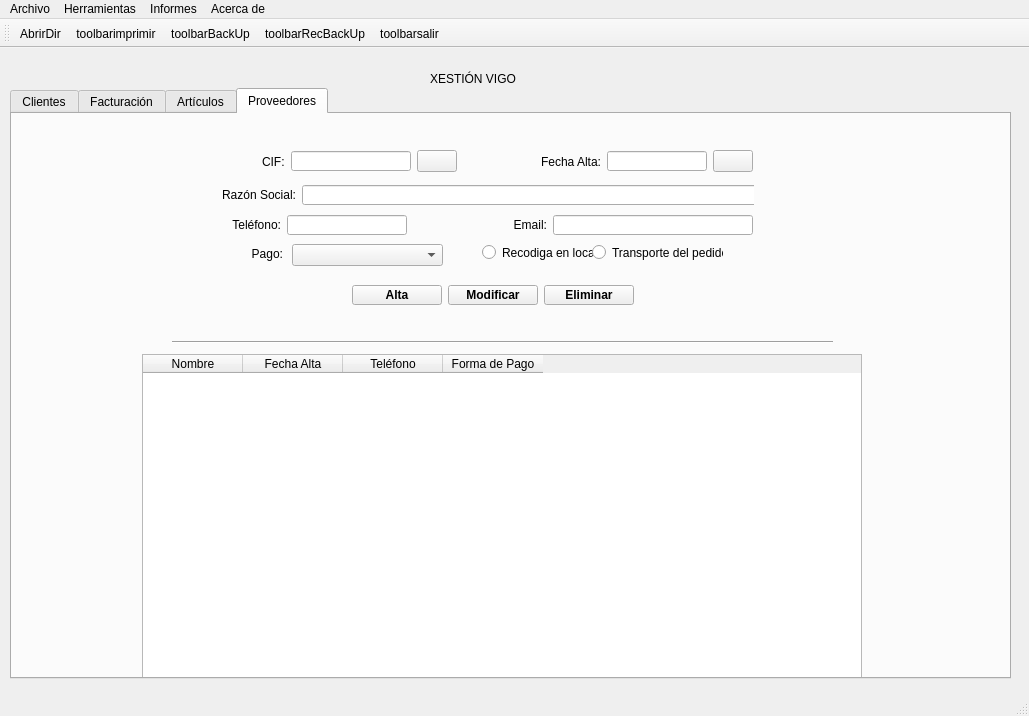
<?xml version="1.0" encoding="UTF-8"?>
<ui version="4.0">
 <class>MainWindow</class>
 <widget class="QMainWindow" name="MainWindow">
  <property name="geometry">
   <rect>
    <x>0</x>
    <y>0</y>
    <width>1029</width>
    <height>716</height>
   </rect>
  </property>
  <property name="windowTitle">
   <string>MainWindow</string>
  </property>
  <widget class="QWidget" name="centralwidget">
   <widget class="QTabWidget" name="tabWidget">
    <property name="geometry">
     <rect>
      <x>10</x>
      <y>40</y>
      <width>1001</width>
      <height>591</height>
     </rect>
    </property>
    <property name="currentIndex">
     <number>3</number>
    </property>
    <widget class="QWidget" name="tab">
     <attribute name="title">
      <string>Clientes</string>
     </attribute>
     <widget class="QGroupBox" name="groupBox">
      <property name="geometry">
       <rect>
        <x>80</x>
        <y>10</y>
        <width>831</width>
        <height>311</height>
       </rect>
      </property>
      <property name="layoutDirection">
       <enum>Qt::LeftToRight</enum>
      </property>
      <property name="styleSheet">
       <string notr="true">font: 75 12pt &quot;MS Shell Dlg 2&quot;;</string>
      </property>
      <property name="title">
       <string>Datos Personales</string>
      </property>
      <property name="alignment">
       <set>Qt::AlignCenter</set>
      </property>
      <widget class="QWidget" name="layoutWidget_2">
       <property name="geometry">
        <rect>
         <x>70</x>
         <y>120</y>
         <width>611</width>
         <height>31</height>
        </rect>
       </property>
       <layout class="QHBoxLayout" name="horizontalLayout_3">
        <property name="sizeConstraint">
         <enum>QLayout::SetMaximumSize</enum>
        </property>
        <item>
         <widget class="QLabel" name="lblDir">
          <property name="minimumSize">
           <size>
            <width>73</width>
            <height>0</height>
           </size>
          </property>
          <property name="styleSheet">
           <string notr="true">font: 12pt &quot;MS Shell Dlg 2&quot;;</string>
          </property>
          <property name="text">
           <string>Dirección:</string>
          </property>
         </widget>
        </item>
        <item>
         <widget class="QLineEdit" name="txtDir">
          <property name="sizePolicy">
           <sizepolicy hsizetype="Expanding" vsizetype="Fixed">
            <horstretch>0</horstretch>
            <verstretch>0</verstretch>
           </sizepolicy>
          </property>
         </widget>
        </item>
       </layout>
      </widget>
      <widget class="QWidget" name="layoutWidget_3">
       <property name="geometry">
        <rect>
         <x>70</x>
         <y>238</y>
         <width>587</width>
         <height>25</height>
        </rect>
       </property>
       <layout class="QHBoxLayout" name="horizontalLayout_2">
        <item>
         <widget class="QLabel" name="lblFormaDePago">
          <property name="styleSheet">
           <string notr="true">font: 12pt &quot;MS Shell Dlg 2&quot;;</string>
          </property>
          <property name="text">
           <string>Forma de Pago:</string>
          </property>
         </widget>
        </item>
        <item>
         <widget class="QCheckBox" name="chkEfectivo">
          <property name="text">
           <string>Efectivo</string>
          </property>
          <attribute name="buttonGroup">
           <string notr="true">chkGroupPago</string>
          </attribute>
         </widget>
        </item>
        <item>
         <widget class="QCheckBox" name="chkTarjeta">
          <property name="text">
           <string>Tarjeta</string>
          </property>
          <attribute name="buttonGroup">
           <string notr="true">chkGroupPago</string>
          </attribute>
         </widget>
        </item>
        <item>
         <widget class="QCheckBox" name="chkCargoCuenta">
          <property name="text">
           <string>Cargo en cuenta</string>
          </property>
          <attribute name="buttonGroup">
           <string notr="true">chkGroupPago</string>
          </attribute>
         </widget>
        </item>
        <item>
         <widget class="QCheckBox" name="chkTransfe">
          <property name="text">
           <string>Transferencia</string>
          </property>
          <attribute name="buttonGroup">
           <string notr="true">chkGroupPago</string>
          </attribute>
         </widget>
        </item>
       </layout>
      </widget>
      <widget class="QWidget" name="layoutWidget_4">
       <property name="geometry">
        <rect>
         <x>70</x>
         <y>200</y>
         <width>151</width>
         <height>25</height>
        </rect>
       </property>
       <layout class="QHBoxLayout" name="horizontalLayout">
        <item>
         <widget class="QRadioButton" name="rbtFem">
          <property name="styleSheet">
           <string notr="true">font: 12pt &quot;MS Shell Dlg 2&quot;;</string>
          </property>
          <property name="text">
           <string>Mujer</string>
          </property>
          <attribute name="buttonGroup">
           <string notr="true">rbtGroupSex</string>
          </attribute>
         </widget>
        </item>
        <item>
         <widget class="QRadioButton" name="rbtHom">
          <property name="styleSheet">
           <string notr="true">font: 12pt &quot;MS Shell Dlg 2&quot;;</string>
          </property>
          <property name="text">
           <string>Hombre</string>
          </property>
          <attribute name="buttonGroup">
           <string notr="true">rbtGroupSex</string>
          </attribute>
         </widget>
        </item>
       </layout>
      </widget>
      <widget class="QWidget" name="layoutWidget_6">
       <property name="geometry">
        <rect>
         <x>70</x>
         <y>40</y>
         <width>611</width>
         <height>37</height>
        </rect>
       </property>
       <layout class="QHBoxLayout" name="horizontalLayout_9">
        <property name="sizeConstraint">
         <enum>QLayout::SetMaximumSize</enum>
        </property>
        <item>
         <layout class="QHBoxLayout" name="horizontalLayout_5">
          <item>
           <widget class="QLabel" name="lblDNI">
            <property name="minimumSize">
             <size>
              <width>73</width>
              <height>0</height>
             </size>
            </property>
            <property name="styleSheet">
             <string notr="true">font: 12pt &quot;MS Shell Dlg 2&quot;;</string>
            </property>
            <property name="text">
             <string>DNI:</string>
            </property>
           </widget>
          </item>
          <item>
           <widget class="QLineEdit" name="txtDNI">
            <property name="minimumSize">
             <size>
              <width>133</width>
              <height>0</height>
             </size>
            </property>
            <property name="maximumSize">
             <size>
              <width>133</width>
              <height>16777215</height>
             </size>
            </property>
            <property name="maxLength">
             <number>32789</number>
            </property>
           </widget>
          </item>
          <item>
           <widget class="QLabel" name="lblValidoDni">
            <property name="sizePolicy">
             <sizepolicy hsizetype="Expanding" vsizetype="Preferred">
              <horstretch>0</horstretch>
              <verstretch>0</verstretch>
             </sizepolicy>
            </property>
            <property name="minimumSize">
             <size>
              <width>54</width>
              <height>23</height>
             </size>
            </property>
            <property name="text">
             <string/>
            </property>
           </widget>
          </item>
          <item>
           <widget class="QPushButton" name="btnBuscarCliente">
            <property name="text">
             <string/>
            </property>
            <property name="icon">
             <iconset>
              <normaloff>img/lupa.png</normaloff>img/lupa.png</iconset>
            </property>
            <property name="iconSize">
             <size>
              <width>25</width>
              <height>25</height>
             </size>
            </property>
           </widget>
          </item>
         </layout>
        </item>
        <item>
         <widget class="QPushButton" name="btnRefrescar">
          <property name="text">
           <string/>
          </property>
          <property name="icon">
           <iconset>
            <normaloff>img/refresh.png</normaloff>img/refresh.png</iconset>
          </property>
          <property name="iconSize">
           <size>
            <width>25</width>
            <height>25</height>
           </size>
          </property>
         </widget>
        </item>
        <item>
         <widget class="QLabel" name="lblAltaCli">
          <property name="styleSheet">
           <string notr="true">font: 75 12pt &quot;MS Shell Dlg 2&quot;;</string>
          </property>
          <property name="text">
           <string>Fecha de Alta:</string>
          </property>
         </widget>
        </item>
        <item>
         <widget class="QLineEdit" name="txtAltaCli">
          <property name="enabled">
           <bool>true</bool>
          </property>
         </widget>
        </item>
        <item>
         <widget class="QPushButton" name="btnCalendar">
          <property name="text">
           <string/>
          </property>
          <property name="icon">
           <iconset>
            <normaloff>img/calendar.png</normaloff>img/calendar.png</iconset>
          </property>
          <property name="iconSize">
           <size>
            <width>24</width>
            <height>24</height>
           </size>
          </property>
         </widget>
        </item>
       </layout>
      </widget>
      <widget class="QPushButton" name="btnGrabaCli">
       <property name="geometry">
        <rect>
         <x>280</x>
         <y>280</y>
         <width>83</width>
         <height>23</height>
        </rect>
       </property>
       <property name="text">
        <string>Guardar</string>
       </property>
      </widget>
      <widget class="QWidget" name="layoutWidget_7">
       <property name="geometry">
        <rect>
         <x>71</x>
         <y>80</y>
         <width>611</width>
         <height>33</height>
        </rect>
       </property>
       <layout class="QHBoxLayout" name="horizontalLayout_10">
        <property name="sizeConstraint">
         <enum>QLayout::SetMaximumSize</enum>
        </property>
        <item>
         <layout class="QHBoxLayout" name="horizontalLayout_4">
          <item>
           <widget class="QLabel" name="lblApel">
            <property name="styleSheet">
             <string notr="true">font: 12pt &quot;MS Shell Dlg 2&quot;;</string>
            </property>
            <property name="text">
             <string>Apellidos:</string>
            </property>
           </widget>
          </item>
          <item>
           <widget class="QLineEdit" name="txtApel"/>
          </item>
         </layout>
        </item>
        <item>
         <spacer name="horizontalSpacer_2">
          <property name="orientation">
           <enum>Qt::Horizontal</enum>
          </property>
          <property name="sizeType">
           <enum>QSizePolicy::Maximum</enum>
          </property>
          <property name="sizeHint" stdset="0">
           <size>
            <width>65</width>
            <height>0</height>
           </size>
          </property>
         </spacer>
        </item>
        <item>
         <widget class="QLabel" name="lblNome">
          <property name="styleSheet">
           <string notr="true">font: 12pt &quot;MS Shell Dlg 2&quot;;</string>
          </property>
          <property name="text">
           <string>Nombre:</string>
          </property>
         </widget>
        </item>
        <item>
         <widget class="QLineEdit" name="txtNome"/>
        </item>
       </layout>
      </widget>
      <widget class="QPushButton" name="btnModifCli">
       <property name="geometry">
        <rect>
         <x>370</x>
         <y>280</y>
         <width>83</width>
         <height>23</height>
        </rect>
       </property>
       <property name="text">
        <string>Modificar</string>
       </property>
      </widget>
      <widget class="QPushButton" name="btnBajaCli">
       <property name="geometry">
        <rect>
         <x>460</x>
         <y>280</y>
         <width>83</width>
         <height>23</height>
        </rect>
       </property>
       <property name="text">
        <string>Eliminar</string>
       </property>
      </widget>
      <widget class="QComboBox" name="cmbPro_2">
       <property name="geometry">
        <rect>
         <x>830</x>
         <y>90</y>
         <width>96</width>
         <height>25</height>
        </rect>
       </property>
      </widget>
      <widget class="QWidget" name="layoutWidget">
       <property name="geometry">
        <rect>
         <x>300</x>
         <y>160</y>
         <width>251</width>
         <height>27</height>
        </rect>
       </property>
       <layout class="QHBoxLayout" name="horizontalLayout_8">
        <item>
         <widget class="QLabel" name="lblMunicipio">
          <property name="maximumSize">
           <size>
            <width>100</width>
            <height>16777215</height>
           </size>
          </property>
          <property name="styleSheet">
           <string notr="true">font: 12pt &quot;MS Shell Dlg 2&quot;;</string>
          </property>
          <property name="text">
           <string>Municipio:</string>
          </property>
         </widget>
        </item>
        <item>
         <widget class="QComboBox" name="cmbMuni">
          <property name="sizePolicy">
           <sizepolicy hsizetype="Expanding" vsizetype="Fixed">
            <horstretch>0</horstretch>
            <verstretch>0</verstretch>
           </sizepolicy>
          </property>
         </widget>
        </item>
       </layout>
      </widget>
      <widget class="QWidget" name="layoutWidget_5">
       <property name="geometry">
        <rect>
         <x>70</x>
         <y>160</y>
         <width>201</width>
         <height>31</height>
        </rect>
       </property>
       <layout class="QHBoxLayout" name="horizontalLayout_11">
        <item>
         <widget class="QLabel" name="lblPro">
          <property name="styleSheet">
           <string notr="true">font: 12pt &quot;MS Shell Dlg 2&quot;;</string>
          </property>
          <property name="text">
           <string>Provincia:</string>
          </property>
         </widget>
        </item>
        <item>
         <widget class="QComboBox" name="cmbPro"/>
        </item>
       </layout>
      </widget>
      <widget class="QWidget" name="layoutWidget">
       <property name="geometry">
        <rect>
         <x>300</x>
         <y>200</y>
         <width>458</width>
         <height>29</height>
        </rect>
       </property>
       <layout class="QHBoxLayout" name="horizontalLayout_6">
        <property name="sizeConstraint">
         <enum>QLayout::SetMaximumSize</enum>
        </property>
        <item>
         <widget class="QLabel" name="lbl">
          <property name="text">
           <string>Forma de envío:</string>
          </property>
         </widget>
        </item>
        <item>
         <widget class="QSpinBox" name="spinEnvio">
          <property name="sizePolicy">
           <sizepolicy hsizetype="Minimum" vsizetype="Minimum">
            <horstretch>0</horstretch>
            <verstretch>0</verstretch>
           </sizepolicy>
          </property>
          <property name="maximum">
           <number>3</number>
          </property>
         </widget>
        </item>
        <item>
         <widget class="QLabel" name="lblEnvio">
          <property name="enabled">
           <bool>true</bool>
          </property>
          <property name="sizePolicy">
           <sizepolicy hsizetype="MinimumExpanding" vsizetype="Maximum">
            <horstretch>0</horstretch>
            <verstretch>0</verstretch>
           </sizepolicy>
          </property>
          <property name="minimumSize">
           <size>
            <width>200</width>
            <height>0</height>
           </size>
          </property>
          <property name="font">
           <font>
            <family>MS Shell Dlg 2</family>
            <pointsize>12</pointsize>
            <weight>9</weight>
            <italic>false</italic>
            <bold>false</bold>
           </font>
          </property>
          <property name="styleSheet">
           <string notr="true">color: rgb(255, 0, 0);</string>
          </property>
          <property name="text">
           <string>Recogida Cliente</string>
          </property>
          <property name="alignment">
           <set>Qt::AlignLeading|Qt::AlignLeft|Qt::AlignVCenter</set>
          </property>
         </widget>
        </item>
       </layout>
      </widget>
      <widget class="QPushButton" name="btnReportcli">
       <property name="geometry">
        <rect>
         <x>640</x>
         <y>270</y>
         <width>36</width>
         <height>36</height>
        </rect>
       </property>
       <property name="text">
        <string/>
       </property>
       <property name="icon">
        <iconset>
         <normaloff>img/imprimir.png</normaloff>img/imprimir.png</iconset>
       </property>
       <property name="iconSize">
        <size>
         <width>32</width>
         <height>32</height>
        </size>
       </property>
      </widget>
      <widget class="QPushButton" name="btnPdfcli">
       <property name="geometry">
        <rect>
         <x>600</x>
         <y>270</y>
         <width>36</width>
         <height>36</height>
        </rect>
       </property>
       <property name="text">
        <string/>
       </property>
       <property name="icon">
        <iconset>
         <normaloff>img/ojo.png</normaloff>img/ojo.png</iconset>
       </property>
       <property name="iconSize">
        <size>
         <width>32</width>
         <height>32</height>
        </size>
       </property>
      </widget>
     </widget>
     <widget class="QTableWidget" name="tabClientes">
      <property name="geometry">
       <rect>
        <x>120</x>
        <y>330</y>
        <width>761</width>
        <height>261</height>
       </rect>
      </property>
      <column>
       <property name="text">
        <string>DNI</string>
       </property>
      </column>
      <column>
       <property name="text">
        <string>Apellidos</string>
       </property>
      </column>
      <column>
       <property name="text">
        <string>Nombre</string>
       </property>
      </column>
      <column>
       <property name="text">
        <string>Fecha Alta</string>
       </property>
      </column>
      <column>
       <property name="text">
        <string>Formas de Pago</string>
       </property>
      </column>
     </widget>
     <widget class="QLabel" name="lblFecha">
      <property name="geometry">
       <rect>
        <x>30</x>
        <y>530</y>
        <width>47</width>
        <height>13</height>
       </rect>
      </property>
      <property name="text">
       <string>TextLabel</string>
      </property>
      <property name="alignment">
       <set>Qt::AlignCenter</set>
      </property>
     </widget>
    </widget>
    <widget class="QWidget" name="tab_2">
     <attribute name="title">
      <string>Facturación</string>
     </attribute>
     <widget class="QLabel" name="lblDni">
      <property name="geometry">
       <rect>
        <x>90</x>
        <y>40</y>
        <width>47</width>
        <height>13</height>
       </rect>
      </property>
      <property name="text">
       <string>DNI:</string>
      </property>
     </widget>
     <widget class="QLabel" name="lblCliente">
      <property name="geometry">
       <rect>
        <x>90</x>
        <y>80</y>
        <width>47</width>
        <height>13</height>
       </rect>
      </property>
      <property name="text">
       <string>CLIENTE:</string>
      </property>
     </widget>
     <widget class="QLineEdit" name="txtDni">
      <property name="geometry">
       <rect>
        <x>150</x>
        <y>40</y>
        <width>113</width>
        <height>20</height>
       </rect>
      </property>
     </widget>
     <widget class="QLineEdit" name="txtCliente">
      <property name="enabled">
       <bool>false</bool>
      </property>
      <property name="geometry">
       <rect>
        <x>150</x>
        <y>80</y>
        <width>113</width>
        <height>20</height>
       </rect>
      </property>
     </widget>
     <widget class="QLabel" name="lblFechaFactura">
      <property name="geometry">
       <rect>
        <x>590</x>
        <y>40</y>
        <width>101</width>
        <height>16</height>
       </rect>
      </property>
      <property name="text">
       <string>FECHA FACTURA:</string>
      </property>
     </widget>
     <widget class="QLineEdit" name="txtFechaFactura">
      <property name="geometry">
       <rect>
        <x>700</x>
        <y>40</y>
        <width>113</width>
        <height>20</height>
       </rect>
      </property>
     </widget>
     <widget class="QPushButton" name="btnCalendar_2">
      <property name="geometry">
       <rect>
        <x>830</x>
        <y>40</y>
        <width>36</width>
        <height>32</height>
       </rect>
      </property>
      <property name="text">
       <string/>
      </property>
      <property name="icon">
       <iconset>
        <normaloff>img/calendar.png</normaloff>img/calendar.png</iconset>
      </property>
      <property name="iconSize">
       <size>
        <width>24</width>
        <height>24</height>
       </size>
      </property>
     </widget>
     <widget class="QPushButton" name="btnFacturar">
      <property name="geometry">
       <rect>
        <x>590</x>
        <y>80</y>
        <width>75</width>
        <height>23</height>
       </rect>
      </property>
      <property name="text">
       <string>Facturar</string>
      </property>
     </widget>
     <widget class="QPushButton" name="btnBuscarCliFac">
      <property name="geometry">
       <rect>
        <x>280</x>
        <y>30</y>
        <width>37</width>
        <height>33</height>
       </rect>
      </property>
      <property name="text">
       <string/>
      </property>
      <property name="icon">
       <iconset>
        <normaloff>img/lupa.png</normaloff>img/lupa.png</iconset>
      </property>
      <property name="iconSize">
       <size>
        <width>25</width>
        <height>25</height>
       </size>
      </property>
     </widget>
     <widget class="QTableWidget" name="tabFacturas">
      <property name="geometry">
       <rect>
        <x>20</x>
        <y>190</y>
        <width>261</width>
        <height>361</height>
       </rect>
      </property>
      <property name="selectionBehavior">
       <enum>QAbstractItemView::SelectRows</enum>
      </property>
      <column>
       <property name="text">
        <string>Num. Factura</string>
       </property>
      </column>
      <column>
       <property name="text">
        <string>Fecha</string>
       </property>
      </column>
     </widget>
     <widget class="QLabel" name="lblDni_2">
      <property name="geometry">
       <rect>
        <x>350</x>
        <y>40</y>
        <width>81</width>
        <height>20</height>
       </rect>
      </property>
      <property name="text">
       <string>Número Factura</string>
      </property>
     </widget>
     <widget class="QLineEdit" name="lblNumFac">
      <property name="enabled">
       <bool>false</bool>
      </property>
      <property name="geometry">
       <rect>
        <x>430</x>
        <y>40</y>
        <width>113</width>
        <height>20</height>
       </rect>
      </property>
     </widget>
     <widget class="QTableWidget" name="tabVentas">
      <property name="geometry">
       <rect>
        <x>340</x>
        <y>190</y>
        <width>531</width>
        <height>361</height>
       </rect>
      </property>
      <property name="selectionBehavior">
       <enum>QAbstractItemView::SelectRows</enum>
      </property>
      <column>
       <property name="text">
        <string>codventa</string>
       </property>
      </column>
      <column>
       <property name="text">
        <string>producto</string>
       </property>
      </column>
      <column>
       <property name="text">
        <string>precio</string>
       </property>
      </column>
      <column>
       <property name="text">
        <string>cantidad</string>
       </property>
      </column>
      <column>
       <property name="text">
        <string>total_venta</string>
       </property>
      </column>
     </widget>
     <widget class="QComboBox" name="cmbProducto">
      <property name="geometry">
       <rect>
        <x>460</x>
        <y>230</y>
        <width>69</width>
        <height>22</height>
       </rect>
      </property>
     </widget>
    </widget>
    <widget class="QWidget" name="tab_3">
     <attribute name="title">
      <string>Artículos</string>
     </attribute>
     <widget class="QGroupBox" name="groupBox_2">
      <property name="geometry">
       <rect>
        <x>80</x>
        <y>20</y>
        <width>831</width>
        <height>241</height>
       </rect>
      </property>
      <property name="layoutDirection">
       <enum>Qt::LeftToRight</enum>
      </property>
      <property name="styleSheet">
       <string notr="true">font: 75 12pt &quot;MS Shell Dlg 2&quot;;</string>
      </property>
      <property name="title">
       <string>Añadir Articulos</string>
      </property>
      <property name="alignment">
       <set>Qt::AlignCenter</set>
      </property>
      <widget class="QPushButton" name="btnGrabaArticulo">
       <property name="geometry">
        <rect>
         <x>290</x>
         <y>180</y>
         <width>83</width>
         <height>23</height>
        </rect>
       </property>
       <property name="text">
        <string>Guardar</string>
       </property>
      </widget>
      <widget class="QPushButton" name="btnModifArticulo">
       <property name="geometry">
        <rect>
         <x>380</x>
         <y>180</y>
         <width>83</width>
         <height>23</height>
        </rect>
       </property>
       <property name="text">
        <string>Modificar</string>
       </property>
      </widget>
      <widget class="QPushButton" name="btnBajaArticulo">
       <property name="geometry">
        <rect>
         <x>470</x>
         <y>180</y>
         <width>83</width>
         <height>23</height>
        </rect>
       </property>
       <property name="text">
        <string>Eliminar</string>
       </property>
      </widget>
      <widget class="QLabel" name="lblNomeArticulo">
       <property name="geometry">
        <rect>
         <x>280</x>
         <y>80</y>
         <width>63</width>
         <height>31</height>
        </rect>
       </property>
       <property name="styleSheet">
        <string notr="true">font: 12pt &quot;MS Shell Dlg 2&quot;;</string>
       </property>
       <property name="text">
        <string>Nombre:</string>
       </property>
      </widget>
      <widget class="QLineEdit" name="txtNomeArticulo">
       <property name="geometry">
        <rect>
         <x>360</x>
         <y>80</y>
         <width>161</width>
         <height>25</height>
        </rect>
       </property>
      </widget>
      <widget class="QPushButton" name="btnRefrescarArticulo">
       <property name="geometry">
        <rect>
         <x>550</x>
         <y>90</y>
         <width>37</width>
         <height>33</height>
        </rect>
       </property>
       <property name="text">
        <string/>
       </property>
       <property name="icon">
        <iconset>
         <normaloff>img/refresh.png</normaloff>img/refresh.png</iconset>
       </property>
       <property name="iconSize">
        <size>
         <width>25</width>
         <height>25</height>
        </size>
       </property>
      </widget>
      <widget class="QLineEdit" name="txtPrecioArticulo">
       <property name="geometry">
        <rect>
         <x>400</x>
         <y>120</y>
         <width>121</width>
         <height>25</height>
        </rect>
       </property>
      </widget>
      <widget class="QLabel" name="lblPrecioArticulo">
       <property name="geometry">
        <rect>
         <x>280</x>
         <y>120</y>
         <width>111</width>
         <height>29</height>
        </rect>
       </property>
       <property name="styleSheet">
        <string notr="true">font: 12pt &quot;MS Shell Dlg 2&quot;;</string>
       </property>
       <property name="text">
        <string>Precio Unidad:</string>
       </property>
      </widget>
      <widget class="QLineEdit" name="txtIdArticulo">
       <property name="enabled">
        <bool>false</bool>
       </property>
       <property name="geometry">
        <rect>
         <x>360</x>
         <y>40</y>
         <width>161</width>
         <height>25</height>
        </rect>
       </property>
      </widget>
      <widget class="QLabel" name="lblIdArticulo">
       <property name="enabled">
        <bool>false</bool>
       </property>
       <property name="geometry">
        <rect>
         <x>280</x>
         <y>40</y>
         <width>63</width>
         <height>31</height>
        </rect>
       </property>
       <property name="styleSheet">
        <string notr="true">font: 12pt &quot;MS Shell Dlg 2&quot;;</string>
       </property>
       <property name="text">
        <string>Id:</string>
       </property>
      </widget>
      <widget class="QPushButton" name="btnBuscaArticulo">
       <property name="geometry">
        <rect>
         <x>380</x>
         <y>210</y>
         <width>83</width>
         <height>23</height>
        </rect>
       </property>
       <property name="text">
        <string>Buscar</string>
       </property>
      </widget>
     </widget>
     <widget class="QTableWidget" name="tabArticulos">
      <property name="geometry">
       <rect>
        <x>110</x>
        <y>290</y>
        <width>761</width>
        <height>271</height>
       </rect>
      </property>
      <column>
       <property name="text">
        <string>Id</string>
       </property>
      </column>
      <column>
       <property name="text">
        <string>Nombre</string>
       </property>
      </column>
      <column>
       <property name="text">
        <string>PrecioUnidad</string>
       </property>
      </column>
     </widget>
    </widget>
    <widget class="QWidget" name="tab_4">
     <attribute name="title">
      <string>Proveedores</string>
     </attribute>
     <widget class="Line" name="line">
      <property name="geometry">
       <rect>
        <x>160</x>
        <y>220</y>
        <width>661</width>
        <height>16</height>
       </rect>
      </property>
      <property name="orientation">
       <enum>Qt::Horizontal</enum>
      </property>
     </widget>
     <widget class="QTableWidget" name="tabProveedores">
      <property name="geometry">
       <rect>
        <x>130</x>
        <y>240</y>
        <width>720</width>
        <height>350</height>
       </rect>
      </property>
      <property name="minimumSize">
       <size>
        <width>720</width>
        <height>350</height>
       </size>
      </property>
      <property name="maximumSize">
       <size>
        <width>720</width>
        <height>350</height>
       </size>
      </property>
      <column>
       <property name="text">
        <string>Nombre</string>
       </property>
      </column>
      <column>
       <property name="text">
        <string>Fecha Alta</string>
       </property>
      </column>
      <column>
       <property name="text">
        <string>Teléfono</string>
       </property>
      </column>
      <column>
       <property name="text">
        <string>Forma de Pago</string>
       </property>
      </column>
     </widget>
     <widget class="QWidget" name="layoutWidget">
      <property name="geometry">
       <rect>
        <x>250</x>
        <y>30</y>
        <width>491</width>
        <height>35</height>
       </rect>
      </property>
      <layout class="QHBoxLayout" name="horizontalLayout_7">
       <item>
        <widget class="QLabel" name="label">
         <property name="text">
          <string>CIF:</string>
         </property>
        </widget>
       </item>
       <item>
        <widget class="QLineEdit" name="txtCif">
         <property name="minimumSize">
          <size>
           <width>120</width>
           <height>20</height>
          </size>
         </property>
         <property name="maximumSize">
          <size>
           <width>120</width>
           <height>20</height>
          </size>
         </property>
        </widget>
       </item>
       <item>
        <widget class="QPushButton" name="btnRefrescarProv">
         <property name="text">
          <string/>
         </property>
         <property name="icon">
          <iconset>
           <normaloff>img/refresh.png</normaloff>img/refresh.png</iconset>
         </property>
         <property name="iconSize">
          <size>
           <width>25</width>
           <height>25</height>
          </size>
         </property>
        </widget>
       </item>
       <item>
        <spacer name="horizontalSpacer">
         <property name="orientation">
          <enum>Qt::Horizontal</enum>
         </property>
         <property name="sizeHint" stdset="0">
          <size>
           <width>40</width>
           <height>20</height>
          </size>
         </property>
        </spacer>
       </item>
       <item>
        <widget class="QLabel" name="label_3">
         <property name="text">
          <string>Fecha Alta:</string>
         </property>
         <property name="alignment">
          <set>Qt::AlignRight|Qt::AlignTrailing|Qt::AlignVCenter</set>
         </property>
        </widget>
       </item>
       <item>
        <widget class="QLineEdit" name="txtFechaprov">
         <property name="minimumSize">
          <size>
           <width>100</width>
           <height>20</height>
          </size>
         </property>
         <property name="maximumSize">
          <size>
           <width>100</width>
           <height>20</height>
          </size>
         </property>
        </widget>
       </item>
       <item>
        <widget class="QPushButton" name="btnCalendarpro">
         <property name="text">
          <string/>
         </property>
         <property name="icon">
          <iconset>
           <normaloff>img/calendar.png</normaloff>img/calendar.png</iconset>
         </property>
         <property name="iconSize">
          <size>
           <width>24</width>
           <height>24</height>
          </size>
         </property>
         <property name="shortcut">
          <string/>
         </property>
         <property name="checkable">
          <bool>false</bool>
         </property>
         <property name="autoRepeat">
          <bool>false</bool>
         </property>
         <property name="autoExclusive">
          <bool>false</bool>
         </property>
         <property name="autoDefault">
          <bool>false</bool>
         </property>
         <property name="default">
          <bool>false</bool>
         </property>
         <property name="flat">
          <bool>false</bool>
         </property>
        </widget>
       </item>
      </layout>
     </widget>
     <widget class="QWidget" name="layoutWidget">
      <property name="geometry">
       <rect>
        <x>210</x>
        <y>70</y>
        <width>532</width>
        <height>22</height>
       </rect>
      </property>
      <layout class="QHBoxLayout" name="horizontalLayout_12">
       <item>
        <widget class="QLabel" name="label_2">
         <property name="text">
          <string>Razón Social:</string>
         </property>
        </widget>
       </item>
       <item>
        <widget class="QLineEdit" name="txtNomprov">
         <property name="minimumSize">
          <size>
           <width>460</width>
           <height>20</height>
          </size>
         </property>
         <property name="maximumSize">
          <size>
           <width>460</width>
           <height>20</height>
          </size>
         </property>
        </widget>
       </item>
      </layout>
     </widget>
     <widget class="QWidget" name="layoutWidget">
      <property name="geometry">
       <rect>
        <x>220</x>
        <y>100</y>
        <width>521</width>
        <height>22</height>
       </rect>
      </property>
      <layout class="QHBoxLayout" name="horizontalLayout_13">
       <item>
        <widget class="QLabel" name="label_4">
         <property name="text">
          <string>Teléfono:</string>
         </property>
         <property name="alignment">
          <set>Qt::AlignRight|Qt::AlignTrailing|Qt::AlignVCenter</set>
         </property>
        </widget>
       </item>
       <item>
        <widget class="QLineEdit" name="txtTelefono">
         <property name="minimumSize">
          <size>
           <width>120</width>
           <height>20</height>
          </size>
         </property>
         <property name="maximumSize">
          <size>
           <width>120</width>
           <height>20</height>
          </size>
         </property>
        </widget>
       </item>
       <item>
        <spacer name="horizontalSpacer_3">
         <property name="orientation">
          <enum>Qt::Horizontal</enum>
         </property>
         <property name="sizeHint" stdset="0">
          <size>
           <width>40</width>
           <height>20</height>
          </size>
         </property>
        </spacer>
       </item>
       <item>
        <widget class="QLabel" name="label_5">
         <property name="text">
          <string>Email:</string>
         </property>
         <property name="alignment">
          <set>Qt::AlignRight|Qt::AlignTrailing|Qt::AlignVCenter</set>
         </property>
        </widget>
       </item>
       <item>
        <widget class="QLineEdit" name="txtEmail">
         <property name="minimumSize">
          <size>
           <width>200</width>
           <height>20</height>
          </size>
         </property>
         <property name="maximumSize">
          <size>
           <width>200</width>
           <height>20</height>
          </size>
         </property>
        </widget>
       </item>
      </layout>
     </widget>
     <widget class="QWidget" name="layoutWidget">
      <property name="geometry">
       <rect>
        <x>340</x>
        <y>170</y>
        <width>284</width>
        <height>22</height>
       </rect>
      </property>
      <layout class="QHBoxLayout" name="horizontalLayout_14">
       <item>
        <widget class="QPushButton" name="btnAltaprov">
         <property name="minimumSize">
          <size>
           <width>90</width>
           <height>20</height>
          </size>
         </property>
         <property name="maximumSize">
          <size>
           <width>90</width>
           <height>20</height>
          </size>
         </property>
         <property name="font">
          <font>
           <pointsize>9</pointsize>
           <weight>75</weight>
           <bold>true</bold>
          </font>
         </property>
         <property name="text">
          <string>Alta</string>
         </property>
        </widget>
       </item>
       <item>
        <widget class="QPushButton" name="btnModifprov">
         <property name="minimumSize">
          <size>
           <width>90</width>
           <height>20</height>
          </size>
         </property>
         <property name="maximumSize">
          <size>
           <width>90</width>
           <height>20</height>
          </size>
         </property>
         <property name="font">
          <font>
           <pointsize>9</pointsize>
           <weight>75</weight>
           <bold>true</bold>
          </font>
         </property>
         <property name="text">
          <string>Modificar</string>
         </property>
        </widget>
       </item>
       <item>
        <widget class="QPushButton" name="btnBajaprov">
         <property name="minimumSize">
          <size>
           <width>90</width>
           <height>20</height>
          </size>
         </property>
         <property name="maximumSize">
          <size>
           <width>90</width>
           <height>20</height>
          </size>
         </property>
         <property name="font">
          <font>
           <pointsize>9</pointsize>
           <weight>75</weight>
           <bold>true</bold>
          </font>
         </property>
         <property name="text">
          <string>Eliminar</string>
         </property>
        </widget>
       </item>
      </layout>
     </widget>
     <widget class="QComboBox" name="cmbPago">
      <property name="geometry">
       <rect>
        <x>280</x>
        <y>130</y>
        <width>151</width>
        <height>22</height>
       </rect>
      </property>
     </widget>
     <widget class="QLabel" name="label_6">
      <property name="geometry">
       <rect>
        <x>240</x>
        <y>130</y>
        <width>31</width>
        <height>20</height>
       </rect>
      </property>
      <property name="text">
       <string>Pago:</string>
      </property>
      <property name="alignment">
       <set>Qt::AlignRight|Qt::AlignTrailing|Qt::AlignVCenter</set>
      </property>
     </widget>
     <widget class="QRadioButton" name="rbtRecogidaLocal">
      <property name="geometry">
       <rect>
        <x>470</x>
        <y>130</y>
        <width>111</width>
        <height>17</height>
       </rect>
      </property>
      <property name="text">
       <string>Recodiga en local</string>
      </property>
     </widget>
     <widget class="QRadioButton" name="rbtTransportePedido">
      <property name="geometry">
       <rect>
        <x>580</x>
        <y>130</y>
        <width>131</width>
        <height>17</height>
       </rect>
      </property>
      <property name="text">
       <string>Transporte del pedido</string>
      </property>
     </widget>
    </widget>
   </widget>
   <widget class="QLabel" name="lblClientes">
    <property name="geometry">
     <rect>
      <x>430</x>
      <y>10</y>
      <width>191</width>
      <height>41</height>
     </rect>
    </property>
    <property name="styleSheet">
     <string notr="true">font: 75 italic 18pt &quot;Noto Sans&quot;;</string>
    </property>
    <property name="text">
     <string>XESTIÓN VIGO</string>
    </property>
   </widget>
  </widget>
  <widget class="QMenuBar" name="menubar">
   <property name="geometry">
    <rect>
     <x>0</x>
     <y>0</y>
     <width>1029</width>
     <height>21</height>
    </rect>
   </property>
   <widget class="QMenu" name="menuArchivo">
    <property name="title">
     <string>Archivo</string>
    </property>
    <addaction name="actionAbrir"/>
    <addaction name="actionImportar_Datos"/>
    <addaction name="actionExportar_Datos"/>
    <addaction name="separator"/>
    <addaction name="actionImprimir"/>
    <addaction name="separator"/>
    <addaction name="actionSalir"/>
   </widget>
   <widget class="QMenu" name="menuHerramientas">
    <property name="title">
     <string>Herramientas</string>
    </property>
    <addaction name="actionCrear_Backup"/>
    <addaction name="actionRecuperar_Backup"/>
   </widget>
   <widget class="QMenu" name="menuInformes">
    <property name="title">
     <string>Informes</string>
    </property>
    <addaction name="actionListado_Clientes"/>
    <addaction name="actionListado_Proveedores"/>
   </widget>
   <widget class="QMenu" name="menuAcerca_de">
    <property name="title">
     <string>Acerca de</string>
    </property>
   </widget>
   <addaction name="menuArchivo"/>
   <addaction name="menuHerramientas"/>
   <addaction name="menuInformes"/>
   <addaction name="menuAcerca_de"/>
  </widget>
  <widget class="QStatusBar" name="statusbar"/>
  <widget class="QToolBar" name="toolBar">
   <property name="windowTitle">
    <string>toolBar</string>
   </property>
   <property name="iconSize">
    <size>
     <width>32</width>
     <height>32</height>
    </size>
   </property>
   <attribute name="toolBarArea">
    <enum>TopToolBarArea</enum>
   </attribute>
   <attribute name="toolBarBreak">
    <bool>false</bool>
   </attribute>
   <addaction name="toolbarAbrirDir"/>
   <addaction name="actiontoolbarimprimir"/>
   <addaction name="toolbarBackUp"/>
   <addaction name="toolbarRecBackUp"/>
   <addaction name="actiontoolbarsalir"/>
  </widget>
  <action name="actionSalir">
   <property name="text">
    <string>Salir</string>
   </property>
   <property name="shortcut">
    <string>Alt+S</string>
   </property>
  </action>
  <action name="actionAbrir">
   <property name="text">
    <string>Abrir</string>
   </property>
  </action>
  <action name="actionCrear_Backup">
   <property name="text">
    <string>Crear Backup</string>
   </property>
  </action>
  <action name="actionRecuperar_Backup">
   <property name="text">
    <string>Recuperar Backup</string>
   </property>
  </action>
  <action name="actionImportar_Datos">
   <property name="text">
    <string>Importar Datos</string>
   </property>
  </action>
  <action name="actionExportar_Datos">
   <property name="text">
    <string>Exportar Datos</string>
   </property>
  </action>
  <action name="actionImprimir">
   <property name="text">
    <string>Imprimir</string>
   </property>
  </action>
  <action name="actiontoolbarsalir">
   <property name="icon">
    <iconset>
     <normaloff>img/iconsalir.png</normaloff>img/iconsalir.png</iconset>
   </property>
   <property name="text">
    <string>toolbarsalir</string>
   </property>
  </action>
  <action name="toolbarAbrirDir">
   <property name="icon">
    <iconset>
     <normaloff>img/files.png</normaloff>img/files.png</iconset>
   </property>
   <property name="text">
    <string>AbrirDir</string>
   </property>
  </action>
  <action name="toolbarBackUp">
   <property name="icon">
    <iconset>
     <normaloff>img/backup.png</normaloff>img/backup.png</iconset>
   </property>
   <property name="text">
    <string>toolbarBackUp</string>
   </property>
  </action>
  <action name="actionImportar_Datos_2">
   <property name="text">
    <string>Importar Datos</string>
   </property>
  </action>
  <action name="actiontoolbarimprimir">
   <property name="icon">
    <iconset>
     <normaloff>img/imprimir.png</normaloff>img/imprimir.png</iconset>
   </property>
   <property name="text">
    <string>toolbarimprimir</string>
   </property>
  </action>
  <action name="toolbarRecBackUp">
   <property name="icon">
    <iconset>
     <normaloff>img/recBackup.png</normaloff>img/recBackup.png</iconset>
   </property>
   <property name="text">
    <string>toolbarRecBackUp</string>
   </property>
   <property name="toolTip">
    <string>toolbarRecBackUp</string>
   </property>
  </action>
  <action name="actionListado_Clientes">
   <property name="text">
    <string>Listado Clientes</string>
   </property>
  </action>
  <action name="actionListado_Proveedores">
   <property name="text">
    <string>Listado Proveedores</string>
   </property>
  </action>
 </widget>
 <resources/>
 <connections/>
 <buttongroups>
  <buttongroup name="rbtGroupSex"/>
  <buttongroup name="chkGroupPago">
   <property name="exclusive">
    <bool>false</bool>
   </property>
  </buttongroup>
 </buttongroups>
</ui>
